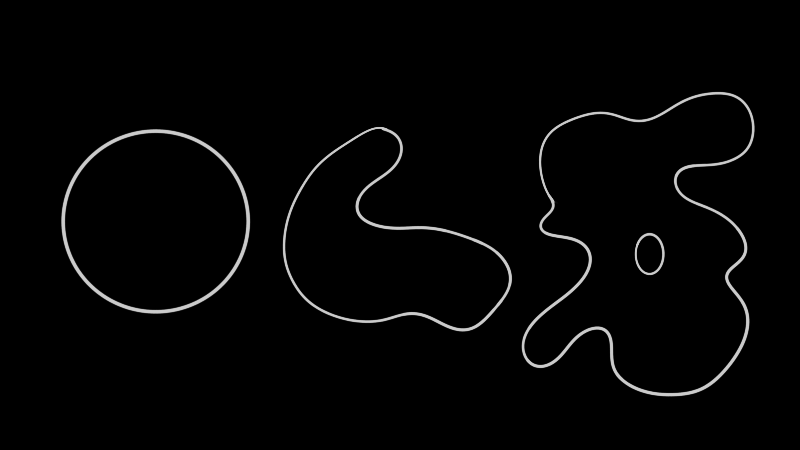
#> input picture Practicum 3/image-1.png, 800 x 450 px, found by its file name
$ python hello.py
#> lines starting #> are read from the running program, lines starting #| are printed output that depends on the picture
#> further down, img is the input picture: shape (450, 800, 4) float32; mean R, G, B, A 0.0172, 0.0172, 0.0172, 1
import numpy as np
import matplotlib.pyplot as plt
import matplotlib.image as mpimg
import numpy as np

def rgb2gray(rgb):
    return np.dot(rgb[...,:3], [0.2989, 0.5870, 0.1140])

def fx(x, y):
        # Check bounds.
        x[ x < 0 ] = 0.
        y[ y < 0 ] = 0.

        x[ x > img.shape[1]-1 ] = img.shape[1]-1
        y[ y > img.shape[0]-1 ] = img.shape[0]-1

        return ggmix[ (y.round().astype(int), x.round().astype(int)) ]

def fy(x, y):
    # Check bounds.
    x[ x < 0 ] = 0.
    y[ y < 0 ] = 0.

    x[ x > img.shape[1]-1 ] = img.shape[1]-1
    y[ y > img.shape[0]-1 ] = img.shape[0]-1

    return ggmiy[ (y.round().astype(int), x.round().astype(int))]

def edge_gradient( img, sigma=30. ):
    # Gaussian smoothing.
    #smoothed = filt.gaussian_filter( (img-img.min()) / (img.max()-img.min()), sigma )
    # Gradient of the image in x and y directions.
#> called with sigma = 30
    giy, gix = np.gradient( img )
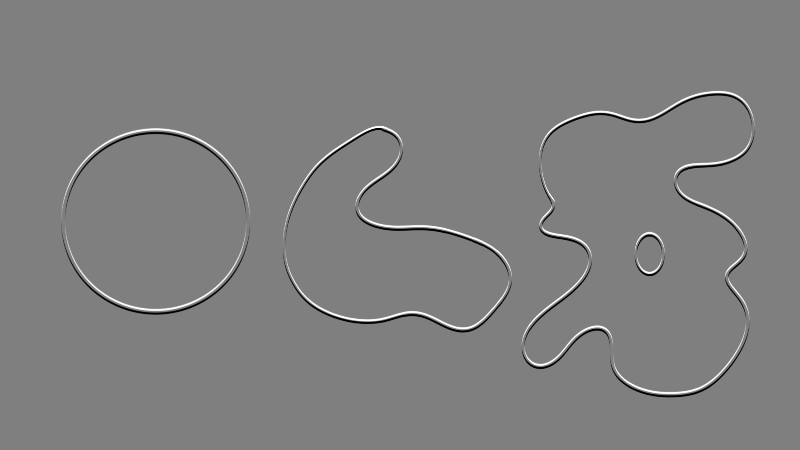
#> giy: shape (450, 800) float64; min -0.398, max 0.398, mean 0; drawn with min black and max white
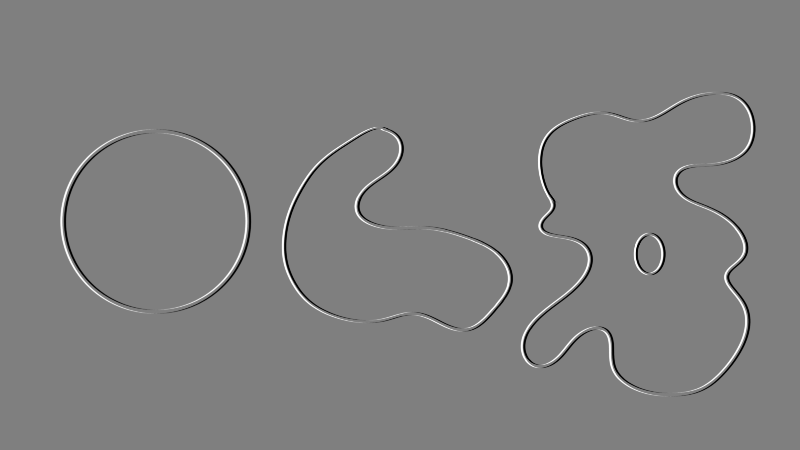
#> gix: shape (450, 800) float64; min -0.398, max 0.398, mean -1.07e-20; drawn with min black and max white
    # Gradient magnitude of the image.
    gmi = (gix**2 + giy**2)**(0.5)
    # Normalize. This is crucial (empirical observation).
    gmi = (gmi - gmi.min()) / (gmi.max() - gmi.min())
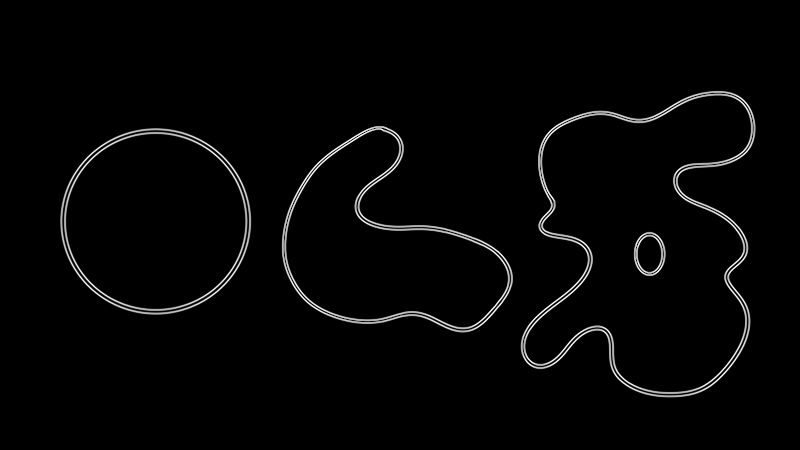
#> gmi: shape (450, 800) float64; min 0, max 1, mean 0.0205

    # Gradient of gradient magnitude of the image in x and y directions.
    ggmiy, ggmix = np.gradient( gmi )
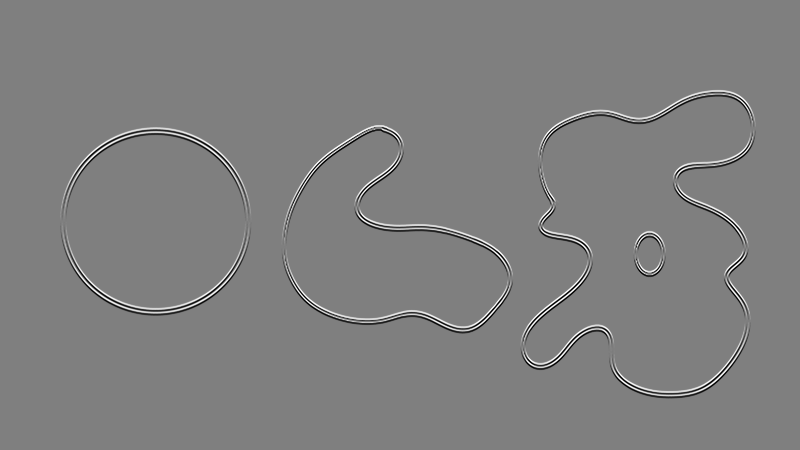
#> ggmiy: shape (450, 800) float64; min -0.499, max 0.499, mean 2.96e-20; drawn with min black and max white
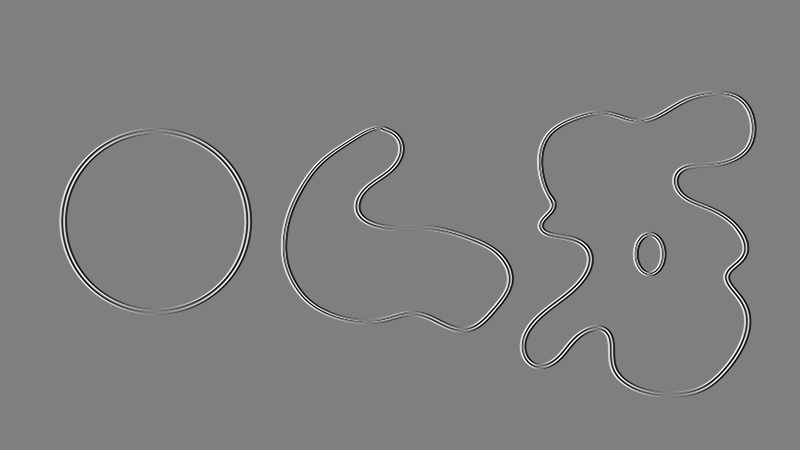
#> ggmix: shape (450, 800) float64; min -0.5, max 0.5, mean -9.72e-21; drawn with min black and max white
    return ggmiy, ggmix


def iterate_snake(x, y, a, b, gamma=0.1, n_iters=10, return_all=True):
#> called with x = array of shape (63,), y = array of shape (63,), a = 0.001, b = 0.4, gamma = 100, n_iters = 50, return_all = True
    N = x.shape[0]
    row = np.r_[-2*a - 6*b, a + 4*b,-b,np.zeros(N-5),-b,a + 4*b]
    A = np.zeros((N,N))
    for i in range(N):
        A[i] = np.roll(row, i)

    B = np.linalg.inv(np.eye(x.shape[0]) - gamma*A)
    if return_all:
        snakes = []

    for i in range(n_iters):
        x_ = np.dot(B, x + gamma*fx(x,y))
        y_ = np.dot(B, y + gamma*fy(x,y))
        x, y = x_.copy(), y_.copy()
        if return_all:
            snakes.append( (x_.copy(),y_.copy()) )
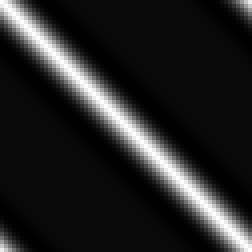
#> B: shape (63, 63) float64 (shown 4 times larger); min -0.00575, max 0.143, mean 0.0159; drawn with min black and max white
#> after the loop, snakes = 50 items

    if return_all:
        return snakes
    else:
        return (x,y)

img = mpimg.imread('E:\\CSCI 4261\\Practicum 3\\image-1.png')
img = rgb2gray(img)

t = np.arange(0, 2*np.pi, 0.1)
x = 120+50*np.cos(t)
y = 140+60*np.sin(t)

alpha, beta, gamma, iterations = 0.001, 0.4, 100, 50

ggmiy, ggmix = edge_gradient(img)

snakes = iterate_snake(x,y,alpha,beta,gamma,iterations,True)
#> snakes = 50 items

fig = plt.figure()
axarr  = fig.add_subplot(111)
axarr.imshow(img, cmap=plt.cm.gray)
axarr.set_xticks([])
axarr.set_yticks([])
axarr.set_xlim(0,img.shape[1])
axarr.set_ylim(img.shape[0],0)
axarr.plot(np.r_[x,x[0]], np.r_[y,y[0]], c=(0,0,0), lw=2)

for i, snake in enumerate(snakes):
    if i % 10 == 0:
        axarr.plot(np.r_[snake[0], snake[0][0]], np.r_[snake[1], snake[1][0]], c=(0,0,1), lw=2)
#> this loop made 50 passes


axarr.plot(np.r_[snakes[-1][0], snakes[-1][0][0]], np.r_[snakes[-1][1], snakes[-1][1][0]], c=(1,0,0), lw=2)

plt.show()
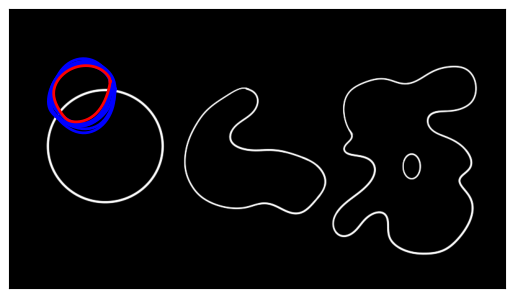
#> figure drawn by matplotlib, 1 panel
